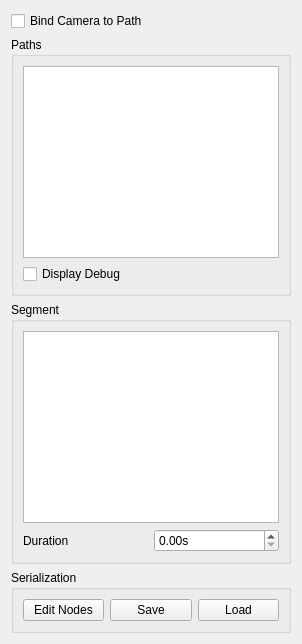
        <widget class="QWidget" name="pathTab">
         <attribute name="title">
          <string>Path</string>
         </attribute>
         <layout class="QVBoxLayout" name="verticalLayout_9">
          <item>
           <widget class="QCheckBox" name="bindCameraToPathCheck">
            <property name="text">
             <string>Bind Camera to Path</string>
            </property>
            <property name="checked">
             <bool>false</bool>
            </property>
           </widget>
          </item>
          <item>
           <widget class="QGroupBox" name="pathsGroup">
            <property name="title">
             <string>Paths</string>
            </property>
            <layout class="QVBoxLayout" name="verticalLayout_2">
             <item>
              <widget class="QTreeView" name="pathsTree">
               <attribute name="headerVisible">
                <bool>false</bool>
               </attribute>
              </widget>
             </item>
             <item>
              <layout class="QHBoxLayout" name="horizontalLayout_3">
               <item>
                <widget class="QCheckBox" name="displayDebugCheck">
                 <property name="text">
                  <string>Display Debug</string>
                 </property>
                </widget>
               </item>
              </layout>
             </item>
            </layout>
           </widget>
          </item>
          <item>
           <widget class="QGroupBox" name="segmentGroup">
            <property name="title">
             <string>Segment</string>
            </property>
            <layout class="QVBoxLayout" name="verticalLayout_4">
             <item>
              <widget class="QTableWidget" name="segmentTable"/>
             </item>
             <item>
              <layout class="QHBoxLayout" name="horizontalLayout_5">
               <item>
                <widget class="QLabel" name="durationLabel">
                 <property name="text">
                  <string>Duration</string>
                 </property>
                </widget>
               </item>
               <item>
                <widget class="QDoubleSpinBox" name="durationSpin">
                 <property name="suffix">
                  <string>s</string>
                 </property>
                 <property name="maximum">
                  <double>300.000000000000000</double>
                 </property>
                </widget>
               </item>
              </layout>
             </item>
            </layout>
           </widget>
          </item>
          <item>
           <widget class="QGroupBox" name="serializationGroup">
            <property name="title">
             <string>Serialization</string>
            </property>
            <layout class="QHBoxLayout" name="horizontalLayout_6">
             <item>
              <widget class="QPushButton" name="editNodesButton">
               <property name="text">
                <string>Edit Nodes</string>
               </property>
              </widget>
             </item>
             <item>
              <widget class="QPushButton" name="savePathsButton">
               <property name="text">
                <string>Save</string>
               </property>
              </widget>
             </item>
             <item>
              <widget class="QPushButton" name="loadPathsButton">
               <property name="text">
                <string>Load</string>
               </property>
              </widget>
             </item>
            </layout>
           </widget>
          </item>
         </layout>
        </widget>
